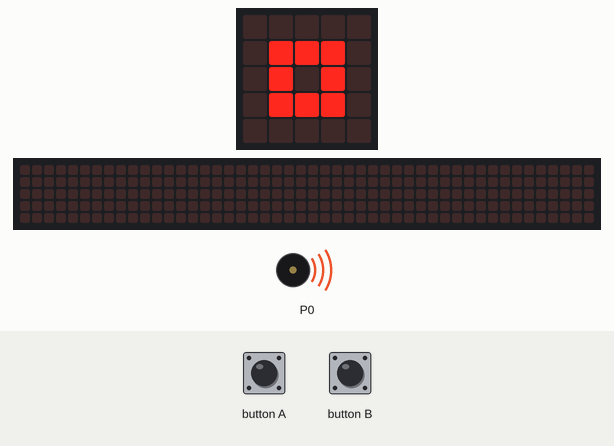
Simulated run of this program. Board: BBC micro:bit (MakeCode). On the bench: the board's 5×5 LED display, a strip that is not on the board, showing the scrolling text unrolled, buzzer (waves = sounding). The 48×5 strip is a reading aid, not a part: it shows the text the display is scrolling, unrolled, one strip-width of it at a time.

Above: at 0.1 s.
At 5.0 s:
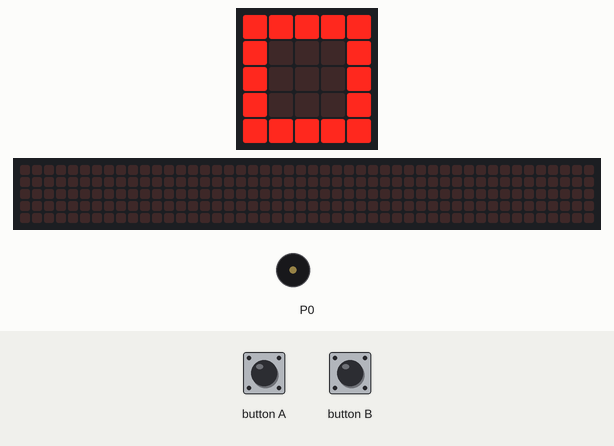
At 10.77 s:
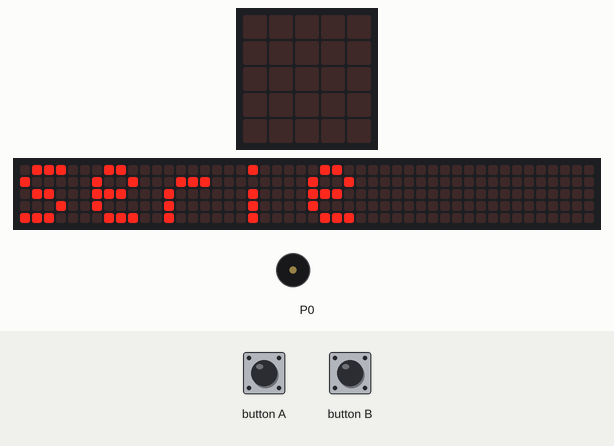
At 16.9 s:
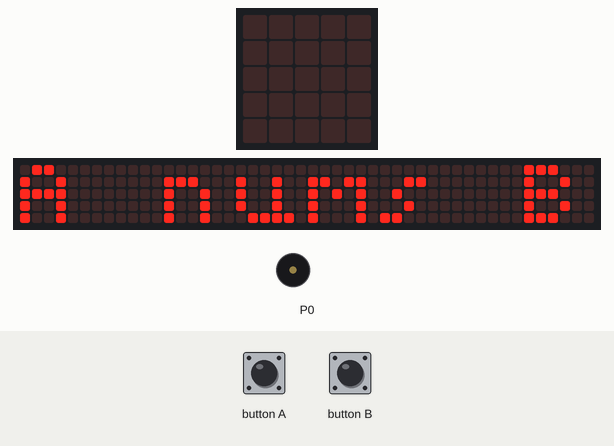
Timing chart, 0 to 18.4 s (numbered marks = the images above):
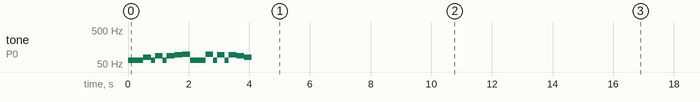

Measured:
- by itself, tone on P0: plays 65 Hz for 0.51 s, 78 Hz for 0.26 s, 65 Hz for 0.13 s, 87 Hz for 0.26 s, 65 Hz for 0.13 s, 87 Hz for 0.26 s … (16 notes in this stretch)
- what the display in image 1 shows lasts 0.7 s, from 4.9 s to 5.6 s
- what the display in image 2 shows lasts 0.4 s, from 10.6 s to 11.0 s

The program:

main.ts
```typescript
// 2x^(2)+3 x-2
let i = 0
let bclicked = 0
let atimes = 0
function interact(interval: number) {
    // mostrar N numeros de la serie

    basic.clearScreen()
    i = 1
    while (i < interval + 1) {
        basic.showString("" + ("" + funcio_recta(i)))
        basic.pause(100)
        basic.clearScreen()
        i += 1
    }
}

function funcio_recta(n: number): number {
    if (n == 0) {
        return -2
    } else {
        return 2 * Math.pow(n, 2) + 3 * n - 2
    }

}

function numElements() {
    // 3, 12, 25, 42,funcion para que el usuario elija cuantos numeros de la seriq quiere mostrar

    while (bclicked < 1) {
        if (input.buttonIsPressed(Button.A)) {
            basic.showString("A")
            basic.clearScreen()
            atimes += 1
            basic.showString("" + ("" + atimes))
        } else if (input.buttonIsPressed(Button.B)) {
            basic.showString("B")
            bclicked += 1
        }

        basic.pause(50)
    }
    basic.clearScreen()
    basic.showString("Serie")
    interact(atimes)
}

function showIcon() {
    basic.clearScreen()
    music.startMelody(music.builtInMelody(Melodies.Funk), MelodyOptions.Once)
    for (let index = 0; index < 4; index++) {
        basic.showIcon(IconNames.SmallSquare)
        basic.pause(100)
        basic.showIcon(IconNames.Square)
        basic.pause(100)
    }
    basic.clearScreen()
    basic.showString("Serie")
    basic.clearScreen()
}

basic.forever(function on_forever() {

    music.setBuiltInSpeakerEnabled(true)
    atimes = 0
    bclicked = 0
    showIcon()
    basic.showString("A nums B start")
    numElements()
    basic.pause(500)
})
```

test.ts
```typescript
// aquí va el archivo "tests"; esto no se compilará cuando este paquete se utilice como una extensión.
```
